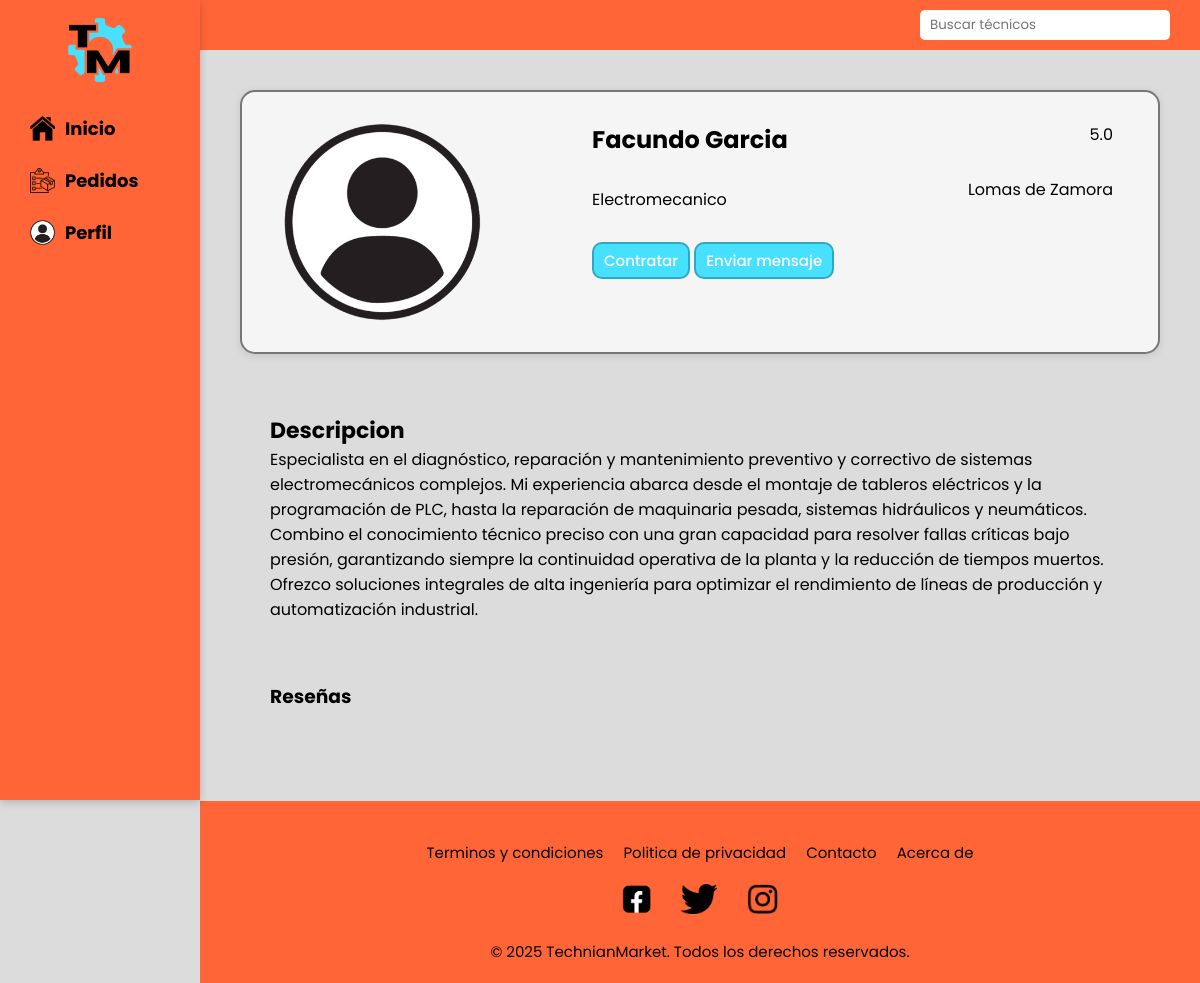
/tecnicos.php?id=6, run on the app's committed database.
### tables this page shows
CREATE TABLE `tecnicos` (
  `id_tecnico` int(11) NOT NULL,
  `nombre` varchar(30) NOT NULL,
  `apellido` varchar(30) NOT NULL,
  `id_especialidad` int(11) NOT NULL,
  `zona` varchar(50) NOT NULL,
  `valoracion_media` decimal(2,1) NOT NULL
);

CREATE TABLE `especialidades` (
  `id_especialidad` int(11) NOT NULL,
  `nom_especialidad` varchar(40) NOT NULL
);

CREATE TABLE `descripcion` (
  `id_descripcion` int(11) NOT NULL,
  `id_tecnico` int(11) NOT NULL,
  `mensaje` text NOT NULL
);

### tecnicos.php (the view, shortened to what this page needs)
<html lang="en">
<head>
    <link rel="stylesheet" href="tecnicos.css">
</head>
<body>
    <div class="top-bar">
        <div class="busqueda">
            <input type="text" placeholder="Buscar técnicos">
        </div>
    </div>
    <div class="container">
        <aside>
        <nav>
            <div class="logo">
                <img src="imagenes/logo.png" alt="">
            </div>
            <ul>
                <li><img src="imagenes/inicio.png" alt=""><a href="index.php">Inicio</a></li>
                <li><img src="imagenes/pedidos.png" alt=""><a href="pedidos.php">Pedidos</a></li>
                <li><img src="imagenes/perfil.png" alt=""><a href="perfil.php">Perfil</a></li>
            </ul>
        </nav>
        </aside>
            <main>
                        <?php
                        include("conexion.php");
                        $id_tecnico=$_GET["id"];
                        $sql="SELECT * FROM tecnicos WHERE id_tecnico = '$id_tecnico'";
                        $resultado=mysqli_query($conexion,$sql) or die("Error en SQL: " . mysqli_error($conexion));
                        $fila = mysqli_fetch_assoc($resultado);
                        $sql1="SELECT nom_especialidad FROM especialidades WHERE id_especialidad = {$fila['id_especialidad']}";
                        $res=mysqli_query($conexion, $sql1);
                        $fila_especialidad=mysqli_fetch_assoc($res);
                        $sql2="SELECT mensaje FROM descripcion WHERE id_tecnico = $id_tecnico";
                        $res2=mysqli_query($conexion, $sql2);
                        $fila_descripcion=mysqli_fetch_assoc($res2);
                        echo ('
                        <div class="tecnico">
                            <div class="data">
                            <img class="tecnico-ima" src="imagenes/perfil.png" alt="">
                            </div>
                            <div class="data">
                            <h2>'.$fila["nombre"].' '.$fila["apellido"].
                            '</h2>
                            <p>'.$fila_especialidad["nom_especialidad"].'</p>
                            <div class="tecnico-bot">
                            <button>Contratar</button>
                            <button>Enviar mensaje</button>
                            </div>
                            </div>
                            <div class="data-dos">
                                <p>'.$fila["valoracion_media"].'</p>
                                <p>'.$fila["zona"].'</p>
                            </div>
                        </div>
                        <div class="descripcion">
                            <h3>Descripcion</h3>
                            <p>'.$fila_descripcion["mensaje"].'</p>
                        </div>
                            ');
                        ?>
                        <div class="reseñas">
                            <h3>Reseñas</h3>
                        </div>
            </main>
            <footer>
        <div class="footer-links">
            <ul>
                <li><a href="">Terminos y condiciones</a></li>
                <li><a href="">Politica de privacidad</a></li>
                <li><a href="">Contacto</a></li>
                <li><a href="">Acerca de</a></li>
            </ul>
        </div>
        <div class="footer-media">
            <ul>
                <li><a target="_blank" href="https://www.facebook.com/"><img src="imagenes\facebook.png" alt=""></a></li>
                <li><a target="_blank" href="https://x.com/"><img src="imagenes\twitter.png" alt=""></a></li>
                <li><a target="_blank" href="https://www.instagram.com/"><img src="imagenes\instagram.png" alt=""></a></li>
            </ul>
        </div>
        <p>© 2025 TechnianMarket. Todos los derechos reservados.</p>
        </footer>
        </div>
</body>
</html>

### tecnicos.css (style rules this page uses)
* { margin: 0; padding: 0; box-sizing: border-box; font-family:"Poppins", Arial, Helvetica, sans-serif; }
body { background-color: rgb(220, 220, 220); scroll-behavior: smooth; }
.top-bar { width: calc(100%-200px); height: 50px; background-color:#ff6536; display: flex; justify-content: end; align-items: center; }
.busqueda { display: flex; align-items: center; gap: 10px; margin-right: 30px; }
.busqueda input { padding: 5px 10px; border: none; border-radius: 5px; width: 250px; outline: none; transition: 0.3s ease; }
.logo { display: flex; justify-content: center; width: 200px; }
.logo img { display: block; width: 80px; height: 80px; cursor: pointer; }
aside { width: 200px; height: 100vh; background-color:#ff6536; color: white; padding: 10px 0; position: fixed; top: 0; left: 0; z-index: 2; box-shadow: 0 2px 8px 0 rgba(0,0,0,0.2); }
aside ul { list-style: none; margin: 20px 0 0 20px; }
aside li { width: fit-content; font-weight: bold; margin-bottom: 15px; padding: 5px 10px; border-radius: 15px; display: flex; flex-direction: row; align-items: center; gap: 10px; transition: background-color 0.2s ease; }
aside a { color: rgb(0, 0, 0); text-decoration: none; font-size: 18px; }
aside img { width: 25px; height: 25px; }
.container { margin-left: 200px; }
main { padding: 40px; flex: 1; }
footer { margin-top: 20px; background-color: #ff6536; color: black; width: 100%; padding: 20px 0; text-align: center; font-size: 15px; bottom:0; }
.footer-links ul { list-style: none; display: flex; flex-wrap: wrap; justify-content: center; gap: 20px; margin: 20px 0; }
.footer-links a { text-decoration: none; color: black; transition: text-decoration 0.3s; }
.footer-media ul { list-style: none; display: flex; justify-content: center; gap: 30px; margin: 20px 0; }
.footer-media img { background-attachment: fixed; width: auto; height: 30px; }
footer p { font-size: 15px; color: black; }
.tecnico { background-color: whitesmoke; padding: 10px 20px; border-radius: 15px; box-shadow: 0 2px 8px rgba(0,0,0,0.1); text-align: center; border: solid 2px #777; transition: transform 0.3s ease, box-shadow 0.3s ease; animation: aparecer 0.5s ease; display: flex; gap:70px }
.tecnico-ima { width: 200px; height: 200px; border-radius: 50%; object-fit: cover; }
.tecnico-bot button { padding: 5px 10px; border-radius: 10px; font-size: 15px; border-style: solid; transition: background-color 0.3s ease; background-color: #47e0ff; color: white; font-weight: 500; cursor: pointer; border-color:#2caac4; }
.data, .data-dos { display: flex; flex-direction: column; gap: 30px; text-align: left; margin: 20px; }
.data-dos { flex: 1; text-align: right; margin-right: 25px; }
.descripcion, .reseñas { margin:30px; margin-top: 60px; }
.descripcion h3 { font-size: 22px; }

### data on the page
tecnicos: nombre "Facundo", apellido "Garcia", valoracion_media "5.0", zona "Lomas de Zamora"
especialidades: nom_especialidad "Electromecanico"
descripcion: mensaje "Especialista en el diagnóstico, reparación y mantenimiento preventivo y correctivo de sistemas electromecánicos complejos. Mi experiencia abarca desde el montaje de tableros eléctricos y la programación de PLC, hasta la reparación de maquinaria pesada, sistemas hidráulicos y neumáticos. Combino el conocimiento técnico preciso con una gran capacidad para resolver fallas críticas bajo presión, garantizando siempre la continuidad operativa de la planta y la reducción de tiempos muertos. Ofrezco soluciones integrales de alta ingeniería para optimizar el rendimiento de líneas de producción y automatización industrial."
